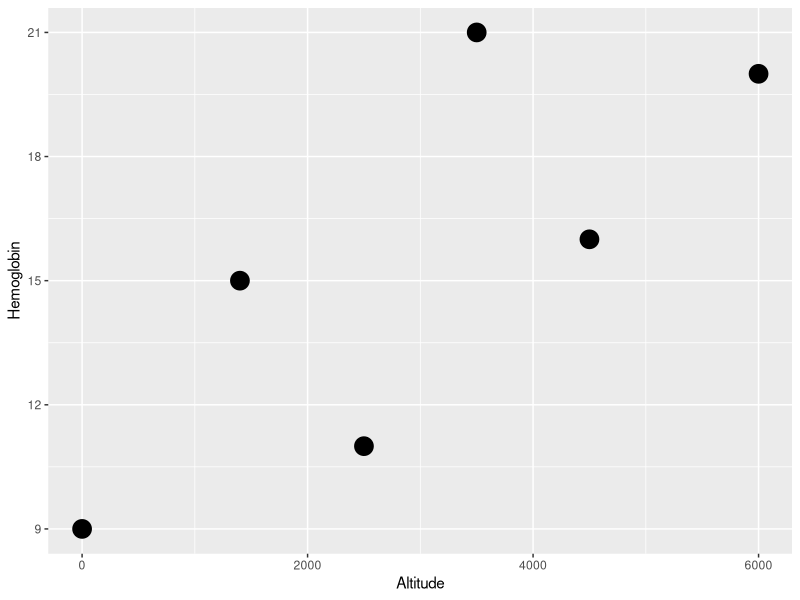
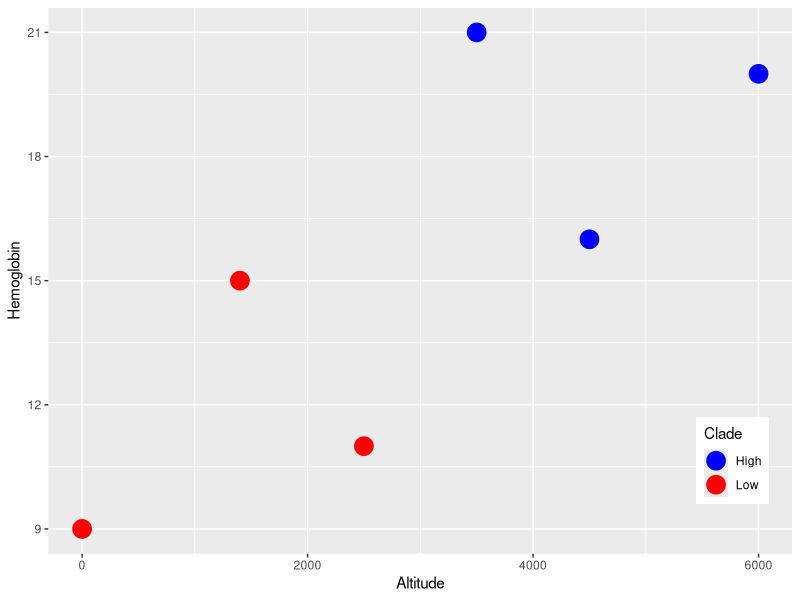

Generate these figures, in order, with R:
## ---- chunk 1
library(tidyverse)
library(cowplot)
library(readxl)
## ---- chunk 2
ex.dat <- data.frame(Altitude = c(0, 1400, 2500, 3500, 4500, 6000),
                     Hemoglobin = c(9, 15, 11, 21, 16, 20),
                     Clade = rep(c('Low', 'High'),each = 3)) 
ggplot(ex.dat, aes(x = Altitude, y = Hemoglobin)) +
  geom_point(size = 6)
## ---- chunk 3
ggplot(ex.dat, aes(x = Altitude, y = Hemoglobin, color = Clade)) +
  geom_point(size = 6) +
  scale_color_manual(values = c("blue", "red")) +
  theme(legend.position = c(0.92, 0.17))
